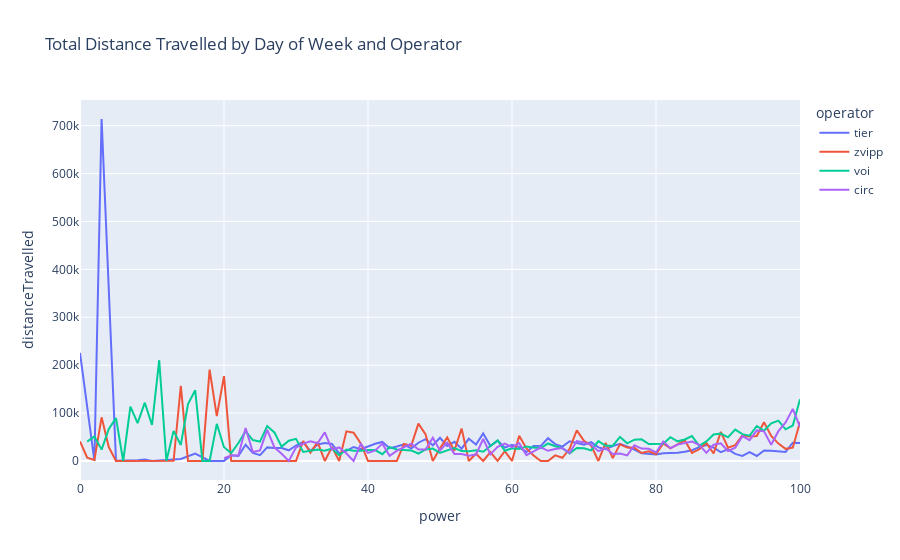

Write notebook code for a chart like this one.
### Code cell
#df_temp.groupby(['power','operator'])['distanceTravelled'].mean()  

df=df_temp.groupby(['power','operator'])['distanceTravelled'].mean().reset_index()
fig = px.line(df, x='power', y='distanceTravelled', color='operator', 
            title='Total Distance Travelled by Day of Week and Operator')
fig.show()
